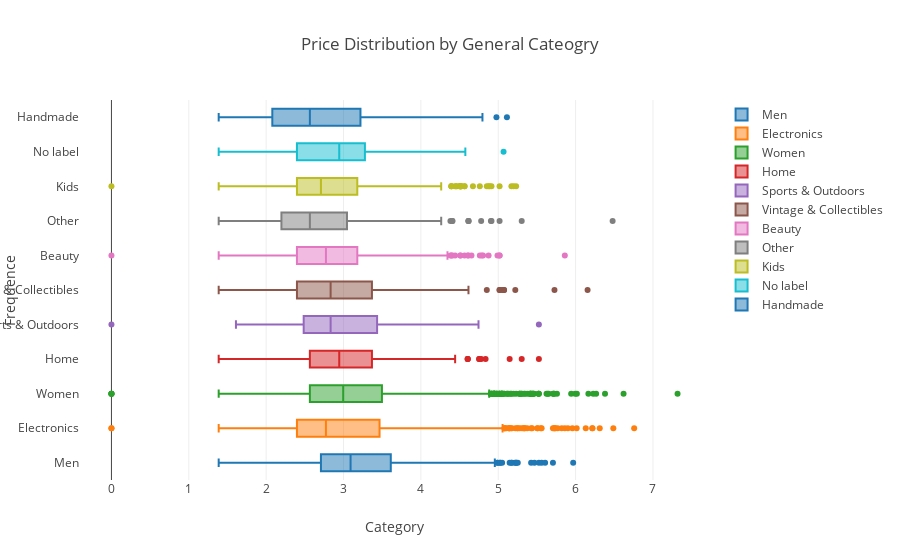

The notebook cell saved with this chart:
### Code cell
layout=dict(title='Price Distribution by General Cateogry',
            yaxis=dict(title='Frequence'),
            xaxis=dict(title='Category'))
fig = dict(data=data,layout=layout)
py.iplot(fig)

### Figure 1 — Plotly figure (JSON) as saved in the notebook; plotly's stock layout.template omitted (floating-point values rounded to 4 significant figures; data arrays with more than 128 entries replaced by an {"elided": "..."} marker saying what was removed)
{"data": [{"name": "Men", "type": "box", "x": {"elided": "642 float values"}}, {"name": "Electronics", "type": "box", "x": {"elided": "816 float values"}}, {"name": "Women", "type": "box", "x": {"elided": "4381 float values"}}, {"name": "Home", "type": "box", "x": {"elided": "433 float values"}}, {"name": "Sports & Outdoors", "type": "box", "x": {"elided": "163 float values"}}, {"name": "Vintage & Collectibles", "type": "box", "x": {"elided": "311 float values"}}, {"name": "Beauty", "type": "box", "x": {"elided": "1508 float values"}}, {"name": "Other", "type": "box", "x": {"elided": "366 float values"}}, {"name": "Kids", "type": "box", "x": {"elided": "1159 float values"}}, {"name": "No label", "type": "box", "x": [4.094, 2.398, 2.708, 2.944, 2.303, 2.773, 2.565, 3.555, 1.386, 1.386, 1.792, 4.575, 2.197, 3.091, 2.197, 3.091, 3.434, 3.135, 3.045, 2.833, 5.069, 3.401, 2.639, 1.946, 3.045, 2.303, 1.946, 2.708, 1.946, 2.944, 2.398, 3.219, 3.892, 3.367, 3.296, 3.332, 3.401, 2.639, 3.219, 3.045, 3.135, 3.091, 3.367, 2.079, 3.219, 2.833, 2.944]}, {"name": "Handmade", "type": "box", "x": {"elided": "174 float values"}}], "layout": {"title": "Price Distribution by General Cateogry", "xaxis": {"title": "Category"}, "yaxis": {"title": "Frequence"}}}
